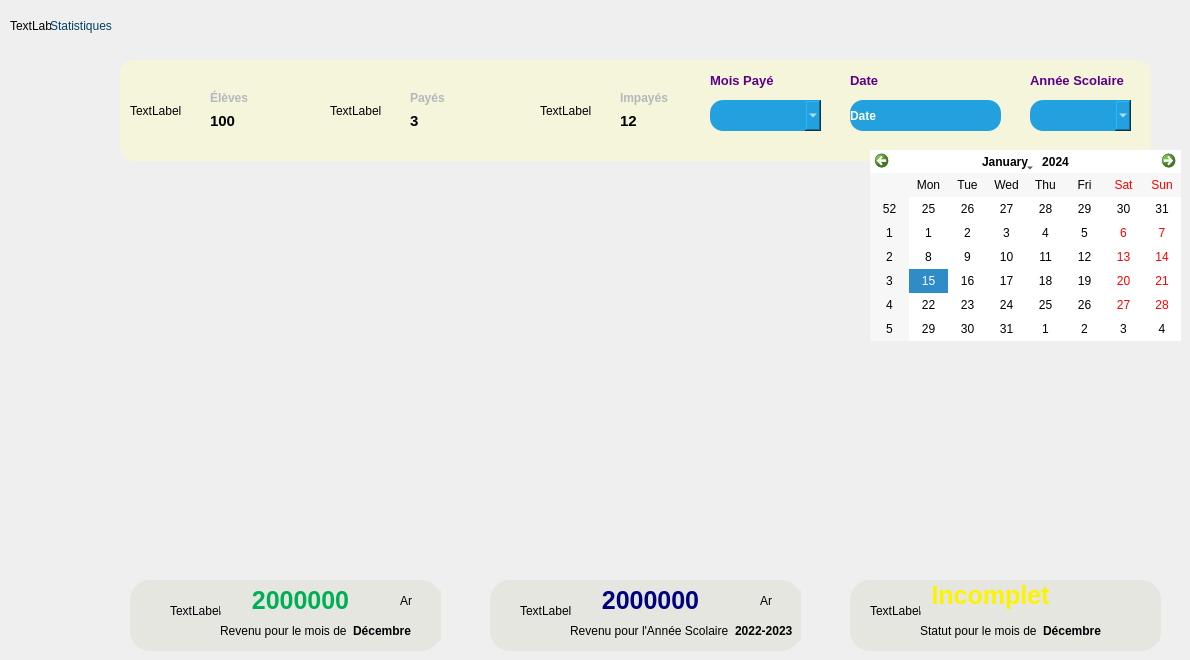
    <widget class="QWidget" name="page_0">
     <property name="styleSheet">
      <string notr="true"/>
     </property>
     <widget class="QFrame" name="horizontalFrame">
      <property name="geometry">
       <rect>
        <x>250</x>
        <y>170</y>
        <width>771</width>
        <height>391</height>
       </rect>
      </property>
      <property name="styleSheet">
       <string notr="true"/>
      </property>
      <layout class="QHBoxLayout" name="horizontalLayout_3"/>
     </widget>
     <widget class="QWidget" name="widget_12" native="true">
      <property name="geometry">
       <rect>
        <x>120</x>
        <y>60</y>
        <width>1031</width>
        <height>101</height>
       </rect>
      </property>
      <property name="styleSheet">
       <string notr="true">background-color:  #f5f5dc;
border-radius: 13px;</string>
      </property>
      <widget class="QLabel" name="eleve">
       <property name="geometry">
        <rect>
         <x>90</x>
         <y>50</y>
         <width>71</width>
         <height>21</height>
        </rect>
       </property>
       <property name="styleSheet">
        <string notr="true">font-weight: bold;
font-size: 15px;
</string>
       </property>
       <property name="text">
        <string>100</string>
       </property>
      </widget>
      <widget class="QLabel" name="student">
       <property name="geometry">
        <rect>
         <x>10</x>
         <y>20</y>
         <width>81</width>
         <height>61</height>
        </rect>
       </property>
       <property name="text">
        <string>TextLabel</string>
       </property>
      </widget>
      <widget class="QLabel" name="label_34">
       <property name="geometry">
        <rect>
         <x>90</x>
         <y>30</y>
         <width>81</width>
         <height>16</height>
        </rect>
       </property>
       <property name="styleSheet">
        <string notr="true">font-weight: bold;
color: rgb(180, 184, 186);</string>
       </property>
       <property name="text">
        <string>Élèves</string>
       </property>
      </widget>
      <widget class="QLabel" name="payee">
       <property name="geometry">
        <rect>
         <x>210</x>
         <y>20</y>
         <width>81</width>
         <height>61</height>
        </rect>
       </property>
       <property name="text">
        <string>TextLabel</string>
       </property>
      </widget>
      <widget class="QLabel" name="label_36">
       <property name="geometry">
        <rect>
         <x>290</x>
         <y>30</y>
         <width>81</width>
         <height>16</height>
        </rect>
       </property>
       <property name="styleSheet">
        <string notr="true">font-weight: bold;
color: rgb(180, 184, 186);</string>
       </property>
       <property name="text">
        <string>Payés</string>
       </property>
      </widget>
      <widget class="QLabel" name="elevePayee">
       <property name="geometry">
        <rect>
         <x>290</x>
         <y>50</y>
         <width>71</width>
         <height>21</height>
        </rect>
       </property>
       <property name="styleSheet">
        <string notr="true">font-weight: bold;
font-size: 15px;
</string>
       </property>
       <property name="text">
        <string>3</string>
       </property>
      </widget>
      <widget class="QLabel" name="eleveNonPayee">
       <property name="geometry">
        <rect>
         <x>500</x>
         <y>50</y>
         <width>71</width>
         <height>21</height>
        </rect>
       </property>
       <property name="styleSheet">
        <string notr="true">font-weight: bold;
font-size: 15px;
</string>
       </property>
       <property name="text">
        <string>12</string>
       </property>
      </widget>
      <widget class="QLabel" name="impayee">
       <property name="geometry">
        <rect>
         <x>420</x>
         <y>20</y>
         <width>81</width>
         <height>61</height>
        </rect>
       </property>
       <property name="text">
        <string>TextLabel</string>
       </property>
      </widget>
      <widget class="QLabel" name="label_39">
       <property name="geometry">
        <rect>
         <x>500</x>
         <y>30</y>
         <width>81</width>
         <height>16</height>
        </rect>
       </property>
       <property name="styleSheet">
        <string notr="true">font-weight: bold;
color: rgb(180, 184, 186);
</string>
       </property>
       <property name="text">
        <string>Impayés</string>
       </property>
      </widget>
      <widget class="QComboBox" name="anneeCourant">
       <property name="geometry">
        <rect>
         <x>910</x>
         <y>40</y>
         <width>101</width>
         <height>31</height>
        </rect>
       </property>
       <property name="styleSheet">
        <string notr="true">background-color: #23A0DE;
color: white;
font-weight: bold;
border-radius: 13px;</string>
       </property>
      </widget>
      <widget class="QLabel" name="dates">
       <property name="geometry">
        <rect>
         <x>730</x>
         <y>40</y>
         <width>151</width>
         <height>31</height>
        </rect>
       </property>
       <property name="styleSheet">
        <string notr="true">background-color: #23A0DE;
color: white;
font-weight: bold;
</string>
       </property>
       <property name="text">
        <string>Date</string>
       </property>
      </widget>
      <widget class="QPushButton" name="pushButton_7">
       <property name="geometry">
        <rect>
         <x>850</x>
         <y>46</y>
         <width>21</width>
         <height>20</height>
        </rect>
       </property>
       <property name="styleSheet">
        <string notr="true">border: none;
background-color: #23A0DE;</string>
       </property>
       <property name="text">
        <string/>
       </property>
       <property name="icon">
        <iconset resource="Resource.qrc">
         <normaloff>:/C:/Users/AVOTRA/Downloads/caret-down.png</normaloff>:/C:/Users/AVOTRA/Downloads/caret-down.png</iconset>
       </property>
      </widget>
      <widget class="QLabel" name="label_35">
       <property name="geometry">
        <rect>
         <x>730</x>
         <y>10</y>
         <width>131</width>
         <height>20</height>
        </rect>
       </property>
       <property name="styleSheet">
        <string notr="true">color: rgb(90, 0, 135);
font-size: 13px;
font-weight: bold;</string>
       </property>
       <property name="text">
        <string>Date</string>
       </property>
      </widget>
      <widget class="QLabel" name="label_37">
       <property name="geometry">
        <rect>
         <x>910</x>
         <y>10</y>
         <width>131</width>
         <height>20</height>
        </rect>
       </property>
       <property name="styleSheet">
        <string notr="true">color: rgb(90, 0, 135);
font-size: 13px;
font-weight: bold;</string>
       </property>
       <property name="text">
        <string>Année Scolaire</string>
       </property>
      </widget>
      <widget class="QComboBox" name="comboMois">
       <property name="geometry">
        <rect>
         <x>590</x>
         <y>40</y>
         <width>111</width>
         <height>31</height>
        </rect>
       </property>
       <property name="styleSheet">
        <string notr="true">background-color: #23A0DE;
color: white;
font-weight: bold;
border-radius: 13px;</string>
       </property>
      </widget>
      <widget class="QLabel" name="label_38">
       <property name="geometry">
        <rect>
         <x>590</x>
         <y>10</y>
         <width>71</width>
         <height>20</height>
        </rect>
       </property>
       <property name="styleSheet">
        <string notr="true">color: rgb(90, 0, 135);
font-size: 13px;
font-weight: bold;</string>
       </property>
       <property name="text">
        <string>Mois Payé</string>
       </property>
      </widget>
     </widget>
     <widget class="QLabel" name="label_40">
      <property name="geometry">
       <rect>
        <x>50</x>
        <y>10</y>
        <width>161</width>
        <height>31</height>
       </rect>
      </property>
      <property name="styleSheet">
       <string notr="true">font: 700 16pt &quot;Segoe UI&quot;;
color: rgb(0, 66, 97);</string>
      </property>
      <property name="text">
       <string>Statistiques</string>
      </property>
     </widget>
     <widget class="QLabel" name="stat">
      <property name="geometry">
       <rect>
        <x>10</x>
        <y>10</y>
        <width>41</width>
        <height>31</height>
       </rect>
      </property>
      <property name="text">
       <string>TextLabel</string>
      </property>
     </widget>
     <widget class="QWidget" name="widget_13" native="true">
      <property name="geometry">
       <rect>
        <x>130</x>
        <y>580</y>
        <width>311</width>
        <height>71</height>
       </rect>
      </property>
      <property name="styleSheet">
       <string notr="true">QWidget
{
	background-color: rgb(229, 230, 224);
	border-radius: 20px;
}


</string>
      </property>
      <widget class="QLabel" name="paidMensuel">
       <property name="geometry">
        <rect>
         <x>40</x>
         <y>10</y>
         <width>61</width>
         <height>41</height>
        </rect>
       </property>
       <property name="text">
        <string>TextLabel</string>
       </property>
      </widget>
      <widget class="QLabel" name="revenuMensuel">
       <property name="geometry">
        <rect>
         <x>90</x>
         <y>10</y>
         <width>161</width>
         <height>21</height>
        </rect>
       </property>
       <property name="styleSheet">
        <string notr="true">color: rgb(0, 175, 85);
font-weight: bold;
font-size: 25px;</string>
       </property>
       <property name="text">
        <string>2000000</string>
       </property>
       <property name="alignment">
        <set>Qt::AlignCenter</set>
       </property>
      </widget>
      <widget class="QWidget" name="layoutWidget">
       <property name="geometry">
        <rect>
         <x>90</x>
         <y>40</y>
         <width>235</width>
         <height>21</height>
        </rect>
       </property>
       <layout class="QHBoxLayout" name="horizontalLayout_9">
        <item>
         <widget class="QLabel" name="label_41">
          <property name="styleSheet">
           <string notr="true">background-color: none;</string>
          </property>
          <property name="text">
           <string>Revenu pour le mois de</string>
          </property>
         </widget>
        </item>
        <item>
         <widget class="QLabel" name="moisRevenu">
          <property name="styleSheet">
           <string notr="true">font-weight: bold;
background-color: none;</string>
          </property>
          <property name="text">
           <string>Décembre</string>
          </property>
         </widget>
        </item>
       </layout>
      </widget>
      <widget class="QLabel" name="label_43">
       <property name="geometry">
        <rect>
         <x>270</x>
         <y>10</y>
         <width>41</width>
         <height>21</height>
        </rect>
       </property>
       <property name="styleSheet">
        <string notr="true">font: 700 18pt &quot;Segoe UI&quot;;</string>
       </property>
       <property name="text">
        <string>Ar</string>
       </property>
      </widget>
     </widget>
     <widget class="QWidget" name="widget_14" native="true">
      <property name="geometry">
       <rect>
        <x>490</x>
        <y>580</y>
        <width>311</width>
        <height>71</height>
       </rect>
      </property>
      <property name="styleSheet">
       <string notr="true">QWidget
{
	background-color: rgb(229, 230, 224);
	border-radius: 20px;
}

</string>
      </property>
      <widget class="QLabel" name="revenuAnnuel">
       <property name="geometry">
        <rect>
         <x>80</x>
         <y>10</y>
         <width>161</width>
         <height>21</height>
        </rect>
       </property>
       <property name="styleSheet">
        <string notr="true">color: rgb(0, 0, 127);
font-weight: bold;
font-size: 25px;
background-color: none;</string>
       </property>
       <property name="text">
        <string>2000000</string>
       </property>
       <property name="alignment">
        <set>Qt::AlignCenter</set>
       </property>
      </widget>
      <widget class="QLabel" name="paidAnnuel">
       <property name="geometry">
        <rect>
         <x>30</x>
         <y>10</y>
         <width>51</width>
         <height>41</height>
        </rect>
       </property>
       <property name="styleSheet">
        <string notr="true">background-color: none;</string>
       </property>
       <property name="text">
        <string>TextLabel</string>
       </property>
      </widget>
      <widget class="QWidget" name="layoutWidget_2">
       <property name="geometry">
        <rect>
         <x>80</x>
         <y>40</y>
         <width>275</width>
         <height>21</height>
        </rect>
       </property>
       <layout class="QHBoxLayout" name="horizontalLayout_11">
        <item>
         <widget class="QLabel" name="label_46">
          <property name="styleSheet">
           <string notr="true">background-color: none;</string>
          </property>
          <property name="text">
           <string>Revenu pour l'Année Scolaire</string>
          </property>
         </widget>
        </item>
        <item>
         <widget class="QLabel" name="anneeRevenu">
          <property name="styleSheet">
           <string notr="true">font-weight: bold;
background-color: none;</string>
          </property>
          <property name="text">
           <string>2022-2023</string>
          </property>
         </widget>
        </item>
       </layout>
      </widget>
      <widget class="QLabel" name="label_44">
       <property name="geometry">
        <rect>
         <x>270</x>
         <y>10</y>
         <width>41</width>
         <height>21</height>
        </rect>
       </property>
       <property name="styleSheet">
        <string notr="true">font: 700 18pt &quot;Segoe UI&quot;;</string>
       </property>
       <property name="text">
        <string>Ar</string>
       </property>
      </widget>
     </widget>
     <widget class="QWidget" name="widget_15" native="true">
      <property name="geometry">
       <rect>
        <x>850</x>
        <y>580</y>
        <width>311</width>
        <height>71</height>
       </rect>
      </property>
      <property name="styleSheet">
       <string notr="true">QWidget
{
	background-color: rgb(229, 230, 224);
	border-radius: 20px;
}
</string>
      </property>
      <widget class="QLabel" name="Status">
       <property name="geometry">
        <rect>
         <x>20</x>
         <y>10</y>
         <width>51</width>
         <height>41</height>
        </rect>
       </property>
       <property name="text">
        <string>TextLabel</string>
       </property>
      </widget>
      <widget class="QLabel" name="statutPaiement">
       <property name="geometry">
        <rect>
         <x>70</x>
         <y>0</y>
         <width>141</width>
         <height>31</height>
        </rect>
       </property>
       <property name="styleSheet">
        <string notr="true">color: rgb(253, 243, 0);
font-weight: bold;
font-size: 25px;</string>
       </property>
       <property name="text">
        <string>Incomplet</string>
       </property>
       <property name="alignment">
        <set>Qt::AlignCenter</set>
       </property>
      </widget>
      <widget class="QWidget" name="layoutWidget_3">
       <property name="geometry">
        <rect>
         <x>70</x>
         <y>40</y>
         <width>240</width>
         <height>21</height>
        </rect>
       </property>
       <layout class="QHBoxLayout" name="horizontalLayout_12">
        <item>
         <widget class="QLabel" name="label_49">
          <property name="text">
           <string>Statut pour le mois de</string>
          </property>
         </widget>
        </item>
        <item>
         <widget class="QLabel" name="statutMois">
          <property name="styleSheet">
           <string notr="true">font-weight: bold;</string>
          </property>
          <property name="text">
           <string>Décembre</string>
          </property>
         </widget>
        </item>
       </layout>
      </widget>
     </widget>
     <widget class="QCalendarWidget" name="calendarWidget">
      <property name="geometry">
       <rect>
        <x>870</x>
        <y>150</y>
        <width>311</width>
        <height>191</height>
       </rect>
      </property>
      <property name="styleSheet">
       <string notr="true">background-color: rgb(255, 255, 255);
color: rgb(0, 0, 0);</string>
      </property>
     </widget>
    </widget>
